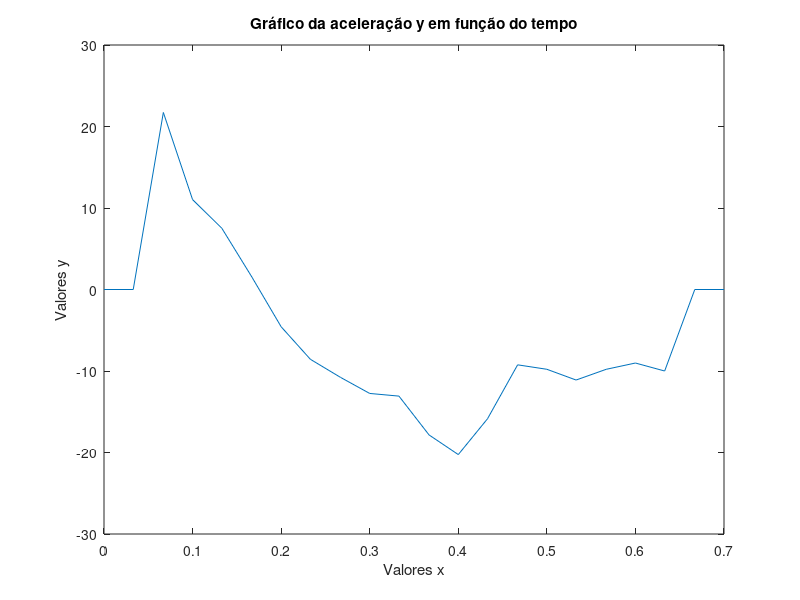

Recreate this plot in MATLAB.
x = [0.000, 0.033, 0.067, 0.100, 0.133, 0.167, 0.200, 0.233, 0.267, 0.300, 0.333, 0.367, 0.400, 0.433, 0.467, 0.500, 0.533, 0.567, 0.600, 0.633, 0.667, 0.700];
y = [0.000 , 0.000 , 21.721 , 11.029 , 7.521 , 1.523 , -4.572 , -8.563 , -10.780 , -12.754 , -13.081 , -17.846 , -20.254 , -15.859 , -9.243 , -9.789 , -11.109 , -9.792 , -9.021 , -10.001 , 0.000 , 0.000]

plot(x,y);
title('Gráfico da aceleração y em função do tempo');
xlabel('Valores x');
ylabel('Valores y')
